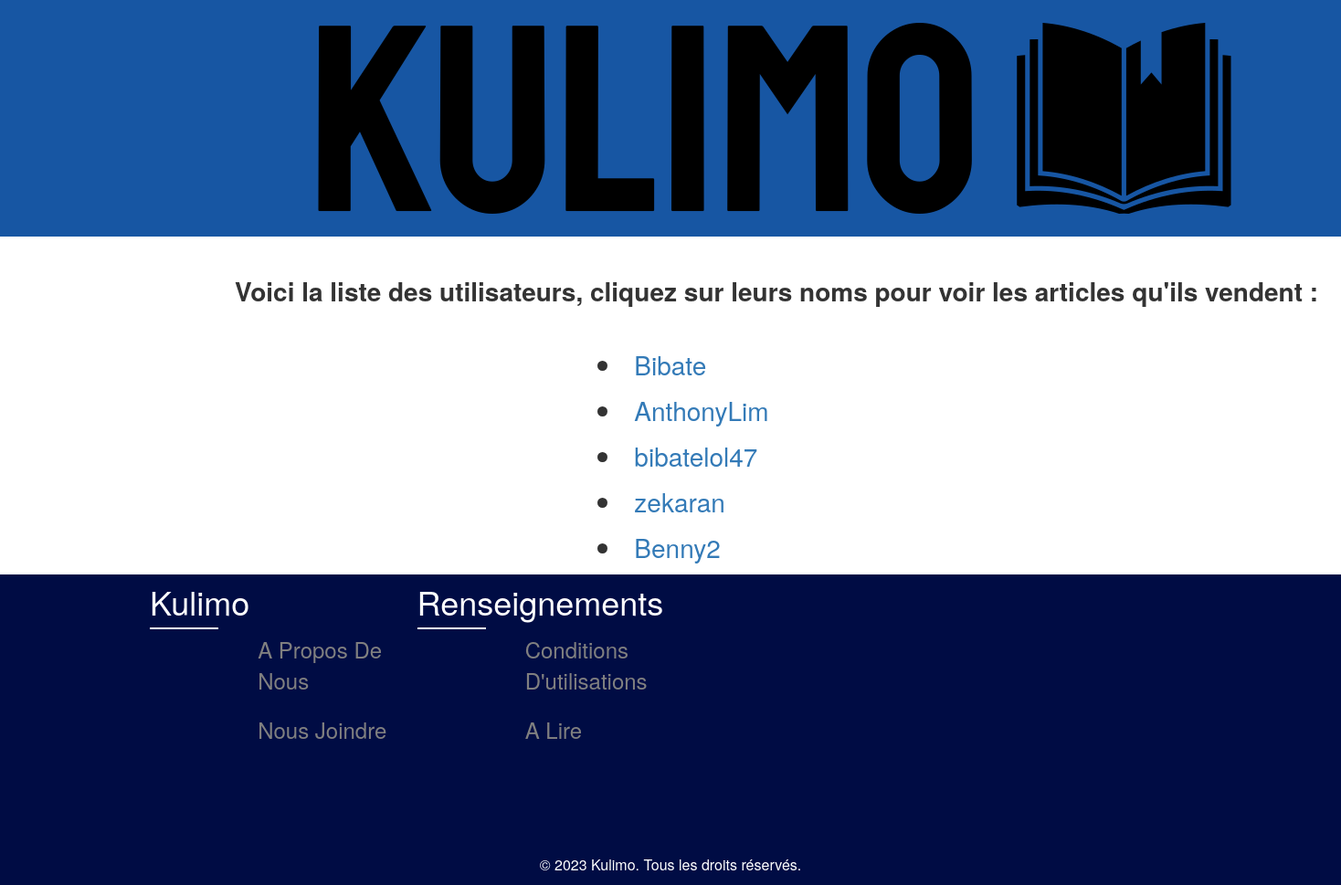
The page /profile_list/ (signed in) on the database its author committed.
### accueil/models.py (models this page shows)
class Profile(models.Model):
    user = models.OneToOneField(User, on_delete=models.CASCADE)

### accueil/views.py (the view)
# urls.py: path("profile_list/", views.profile_list, name="profile_list"),
def profile_list(request):
    profiles = Profile.objects.exclude(user=request.user)
    return render(request, "profile_list.html", {"profiles": profiles}) # On affiche la template HTML de la page

### accueil/templates/profile_list.html (shortened to what this page needs)
{% load static %}
<!DOCTYPE html>
<head>
    <link rel="stylesheet" href="https://maxcdn.bootstrapcdn.com/bootstrap/3.4.1/css/bootstrap.min.css">
    <link rel="stylesheet" href="{% static './css/style.css' %}">
  </head>
{% block content %}
<div style="background-color: #1756a3;">
    <img style = "margin: 25px; align-items: center; padding-left: 22%; padding-right: 12%;" src = "{% static './img/logo.png' %}" class = "img-fluid">
</div>
<strong style="font-size: 200%; padding-left: 17.5%;">Voici la liste des utilisateurs, cliquez sur leurs noms pour voir les articles qu'ils vendent :</strong>
<div class="row test">
<div class = "col-md-4"></div>
<div class="col-md-3">
{% for profile in profiles %}
    <li><a href="{% url 'accueil:profile' profile.id %}">{{ profile.user.username }}</a></li>
{% endfor %}
</div>
<div class =" col-md-5" ></div>
</div>
{% endblock content %}
{% include "master.html" %}

### static/css/style.css (style rules this page uses)
* { margin:0 }
body { min-height: 100vh; display: grid; flex-direction: lfr column; }
.row { display: flex; flex-wrap: wrap; }

### accueil/templates/profile_list.html (style rules this page uses)
li { font-size: 200%; text-align: left; padding-bottom: 10px; padding-left: 45%; }

### rows shown on the page
Profile: user.username "Bibate"
Profile: user.username "AnthonyLim"
Profile: user.username "bibatelol47"
Profile: user.username "zekaran"
Profile: user.username "Benny2"
